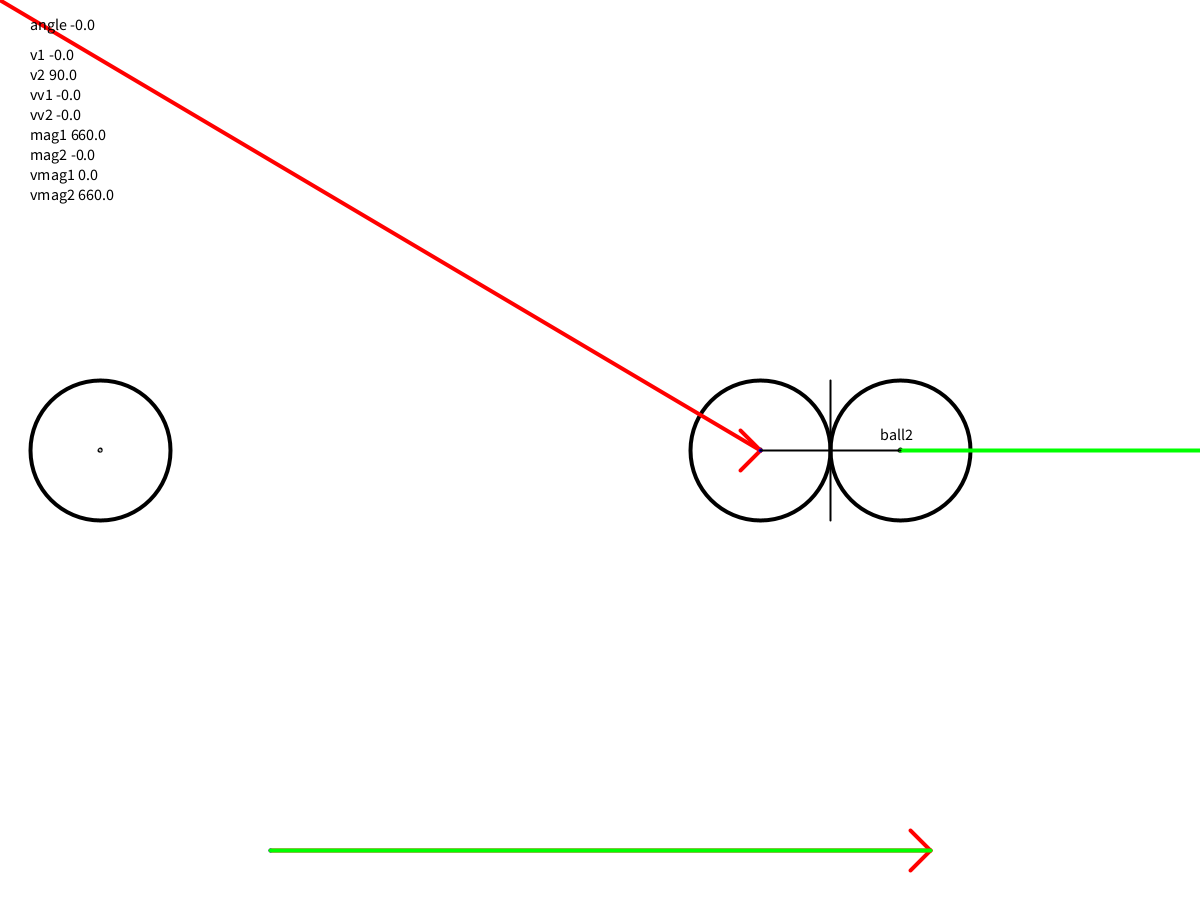
Frame 1 (no input)
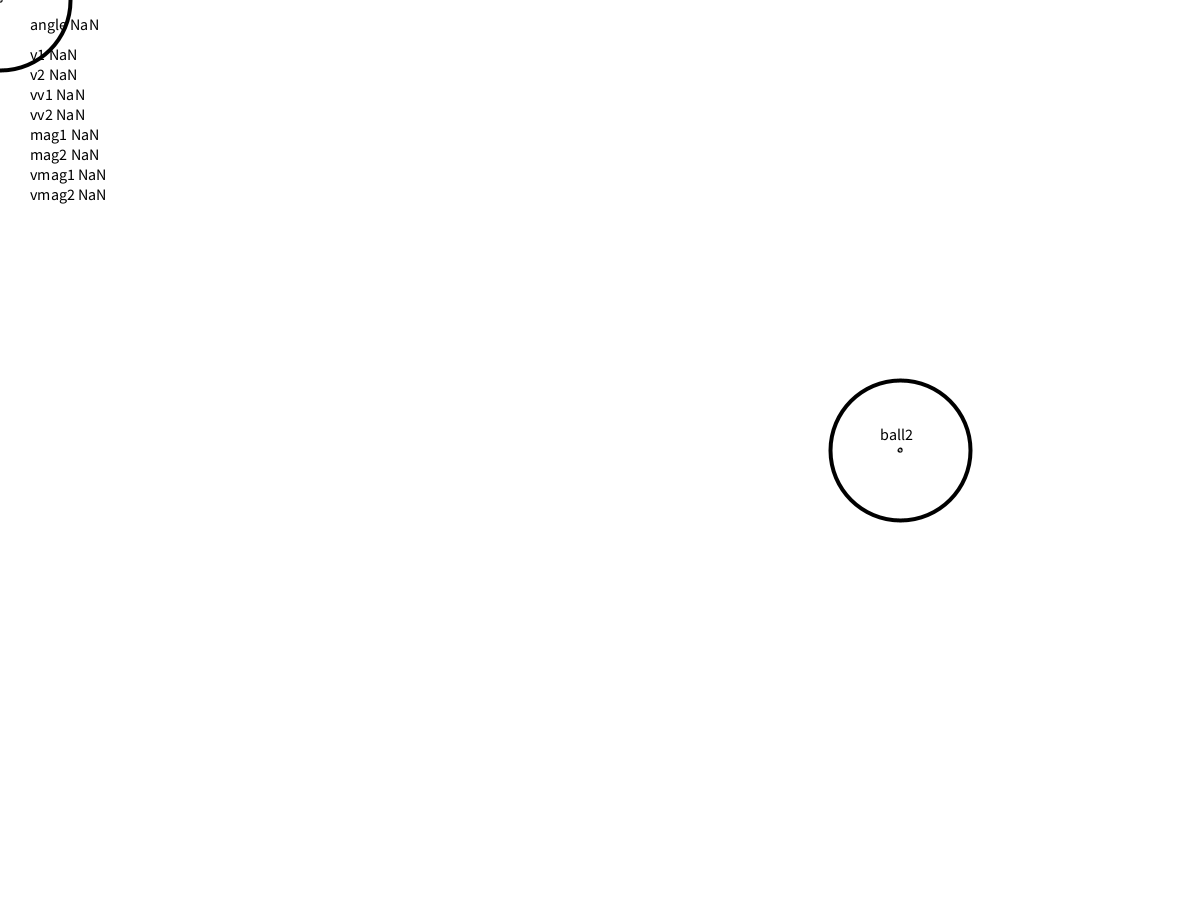
Frame 60 (the mouse pressed at the canvas centre just before this capture)
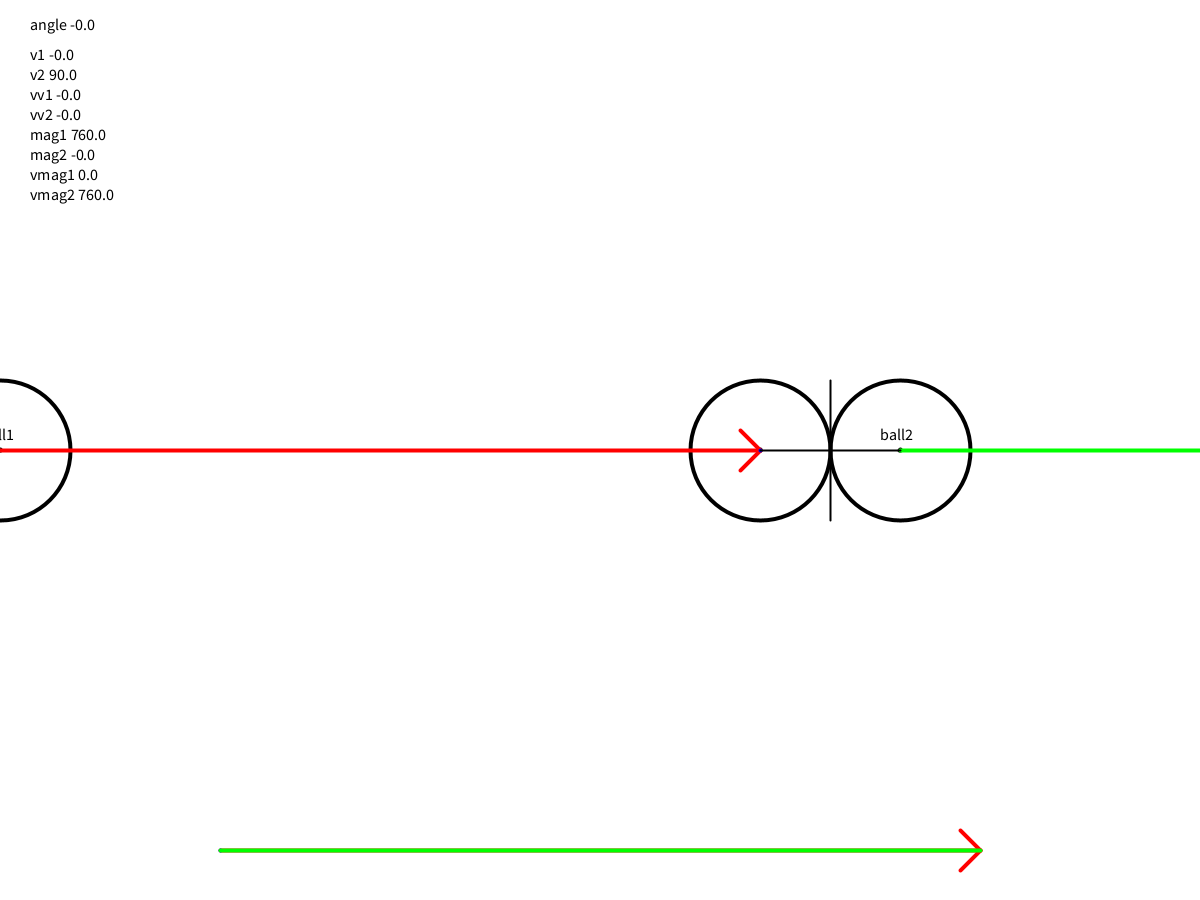
Frame 120 (the mouse held since frame 60 and released just before this capture)

The Processing sketch that drew these frames (run headless with seeded random() and noise(); from frame 60 on, the mouse is pressed at the canvas centre):

// Processing sketch: sketch_2delasticcollision
// ── sketch_2delasticcollision.pde
Circle target;
Circle player;
Circle projection;
PVector un, n, ut, v1, v2;
PVector newvecv1n, newvecv1t, newvecv2n, newvecv2t;
PVector newvecv1, newvecv2;
PVector newGreen;
float v1n, v1t, v2n, v2t;
float newv1n, newv1t, newv2n, newv2t;
float target_size = 70;
float player_size = 70;
float angle, def1, def2, mag1, mag2;
float vdef1, vdef2, vmag1, vmag2;
float distance;

void setup()
{
	size(1200, 900);
	target = new Circle(900, height / 2, target_size);
	player = new Circle(100, height / 2, player_size);
	projection = new Circle(player.pos.x, player.pos.y, player_size);
	background(255);
	textSize(16);
}
void draw()
{
	background(255);
	noFill();
	calcProjection();
	distance = projection.pos.x - player.pos.x;
	target.update();
	player.update();
	projection.update();
	target.show();
	player.show();
	projection.show();
	if (mouseX < width / 2)
	{
		player.pos.x = mouseX;
	}
	player.pos.y = mouseY;
	stroke(255, 0, 0);
	//draw arrow from player to projection
	line(player.pos.x, player.pos.y, projection.pos.x, projection.pos.y);
	line(projection.pos.x, projection.pos.y, projection.pos.x - 20, projection.pos.y - 20);
	line(projection.pos.x, projection.pos.y, projection.pos.x - 20, projection.pos.y + 20);

	//https://matthew-brett.github.io/teaching/rotation_2d.html
	//http://www.vobarian.com/collisions/2dcollisions2.pdf
	//calculate normal vector
	n = new PVector(target.pos.x - projection.pos.x, target.pos.y - projection.pos.y);
	//println("n " + n);
	//calculate unit normal vector
	un = n.copy().normalize();
	//println("un " + un);
	//calculate unit tangent vector
	ut = new PVector(-un.y, un.x);
	//println("ut " + ut);
	//create initial velocity vector
	v1 = new PVector(distance, 0);
	v2 = new PVector(0, 0);
	//project velocity vectors onto unit normal and unit tangent vectors
	//https://en.wikipedia.org/wiki/Dot_product
	v1n = PVector.dot(un, v1);
	v1t = PVector.dot(ut, v1);
	v2n = PVector.dot(un, v2);
	v2t = PVector.dot(ut, v2);
	//println("v1n " + v1n);
	//println("v1t " + v1t);
	//println("v2n " + v2n);
	//println("v2t " + v2t);
	//new tangent velocities remain the same so no calculation needed
	newv1t = v1t;
	newv2t = v2t;
	//println("newv1t " + newv1t);
	//println("newv2t " + newv2t);
	//calculate new normal velocities
	newv1n = (v1n * (projection.mass - target.mass) + 2 * (target.mass) *v2n)
	         / (projection.mass + target.mass);
	newv2n = (v2n * (target.mass - projection.mass) + 2 * (projection.mass) *v1n)
	         / (projection.mass + target.mass);
	//println("newv1n " + newv1n);
	//println("newv2n " + newv2n);
	//convert scalar normal and tangential velocities into vectors
	newvecv1n = un.copy().mult(newv1n);
	newvecv1t = ut.copy().mult(newv1t);
	newvecv2n = un.copy().mult(newv2n);
	newvecv2t = ut.copy().mult(newv2t);
	//println("newvecv1n " + newvecv1n);
	//println("newvecv1t " + newvecv1t);
	//println("newvecv2n " + newvecv2n);
	//println("newvecv2t " + newvecv2t);
	//calculate final velocity
	newvecv1 = PVector.add(newvecv1n, newvecv1t);
	newvecv2 = PVector.add(newvecv2n, newvecv2t);
	//println(newvecv1);

	angle = -atan2(-projection.pos.y + target.pos.y, -projection.pos.x + target.pos.x);
	////mag1 = distance * 1/2 * sqrt(2+2*cos(angle));
	////mag2 = distance * sin(abs(angle/2));
	//mag2 = distance * sqrt((1+1+2*cos(angle))/(1+1));
	//mag1 = distance * (2*1/(1+1)) * sin(angle/2);
	def1 = (target.mass * sin(angle)) / (player.mass + target.mass * cos(angle));
	def2 = (PI - angle) / 2;
	mag1 = distance * (sqrt(sq(player.mass) + sq(target.mass) + 2 * player.mass * target.mass * cos(angle))
	                   / (player.mass + target.mass));
	mag2 = distance * ((2 * player.mass) / (player.mass + target.mass)) * sin(angle / 2);
	vdef1 = -atan2(newvecv1.y, newvecv1.x);
	vdef2 = -atan2(newvecv2.y, newvecv2.x);
	text("angle " + degrees(angle), 30, 30);
	text("v1 " + degrees(def1), 30, 60);
	text("v2 " + degrees(def2), 30, 80);
	text("vv1 " + degrees(vdef1), 30, 100);
	text("vv2 " + degrees(vdef2), 30, 120);
	//text("init_vel " + distance, 30, 100);
	text("mag1 " + mag1, 30, 140);
	text("mag2 " + mag2, 30, 160);
	text("vmag1 " + newvecv1.mag(), 30, 180);
	text("vmag2 " + newvecv2.mag(), 30, 200);
	////draw arrow from projection to projection vector
	stroke(0, 0, 255);
	pushMatrix();
	translate(projection.pos.x, projection.pos.y);
	line(0, 0, newvecv1.x, newvecv1.y);
	popMatrix();

	//pushMatrix();
	//translate(projection.pos.x, projection.pos.y);
	//rotate(def1);
	//line(0, 0, mag1, 0);
	//translate(mag1, 0);
	//line(0, 0, -30, 30);
	//line(0, 0, -30, -30);
	//popMatrix();

	////draw arrow from target to target vector
	stroke(0, 255, 0);
	pushMatrix();
	translate(target.pos.x, target.pos.y);
	line(0, 0, newvecv2.x, newvecv2.y);
	popMatrix();


	//pushMatrix();
	//translate(target.pos.x, target.pos.y);
	//rotate(def2);
	//line(0, 0, mag2, 0);

	////line(target.pos.x, target.pos.y, target.pos.x + target.pos.x - projection.pos.x, target.pos.y + target.pos.y - projection.pos.y);
	//translate(mag2, 0);
	////translate(target.pos.x + target.pos.x - projection.pos.x, target.pos.y + target.pos.y - projection.pos.y);
	////rotate(-angle);
	//line(0, 0, -30, 30);
	//line(0, 0, -30, -30);
	//popMatrix();

	//transform arrows to upper side to show vector idea
	pushMatrix();
	if (mouseY > target.pos.y)
	{
		translate(width / 2 - distance / 2, 50);
	}
	else
	{
		translate(width / 2 - distance / 2, height - 50);
	}
	//redline
	stroke(255, 0, 0);
	line(0, 0, distance, 0);
	line(distance, 0, distance - 20, -20);
	line(distance, 0, distance - 20, 20);
	//blueline
	stroke(0, 0, 255);
	line(0, 0, newvecv1.x, newvecv1.y);
	//greenline
	translate(newvecv1.x, newvecv1.y);
	newGreen = newvecv2.copy();
	newGreen.mult(target.mass / player.mass);
	stroke(0, 255, 0);
	line(0, 0, newGreen.x, newGreen.y);
	popMatrix();


	//draw normal and tangent line to collision surface
	stroke(0);
	strokeWeight(2);
	//normal line
	line(projection.pos.x, projection.pos.y, target.pos.x, target.pos.y);
	pushMatrix();
	translate(projection.pos.x + projection.size / 2 * cos(angle), projection.pos.y - projection.size / 2 * sin(angle));
	rotate(-angle);
	line(0, 0, 0, target_size);
	line(0, 0, 0, -target_size);
	popMatrix();
	text("ball1", player.pos.x - 20, player.pos.y - 10);
	text("ball2", target.pos.x - 20, target.pos.y - 10 * (player.pos.y > target.pos.y ? -1 : 1));
}

void keyPressed()
{
	if (key == ' ')
	{
		println("key pressed");
		noLoop();
	}
}


void calcProjection()
{
	float y0 = player.pos.y;
	float x1 = target.pos.x;
	float y1 = target.pos.y;
	float ans1, ans2;
	float ac = (sq(player_size + target_size) - sq(y1 - y0) - sq(x1));
	float b = -2 * x1;
	//sq(y1 - y0) + sq(x1 - x0) = sq(2*init_size);
	//sq(x0) -2*x1*x0 = sq(2*init_size) - sq(y1 - y0) - sq(x1)
	ans1 = (-b + sqrt(sq(2 * x1) + 4 * ac)) / 2;
	ans2 = (-b - sqrt(sq(2 * x1) + 4 * ac)) / 2;
	//println(ans1);
	//println(ans2);
	projection.pos.x = ans1 < ans2 ? ans1 : ans2;
	projection.pos.y = player.pos.y;
}

// ── Circle.pde
class Circle {
  PVector pos;
  PVector vel;
  float size;
  float mass;
  
  Circle(float x, float y, float r)
  {
    pos = new PVector(x, y);
    vel = new PVector();
    size = r*2;
    mass = PI*sq(r);
  }

  void update()
  {
  }
  void show()
  {
    noFill();
    stroke(0);
    strokeWeight(4);
    ellipse(pos.x, pos.y, size, size);
    fill(0);
    ellipse(pos.x, pos.y, 1, 1);
    noFill();
  }
}
